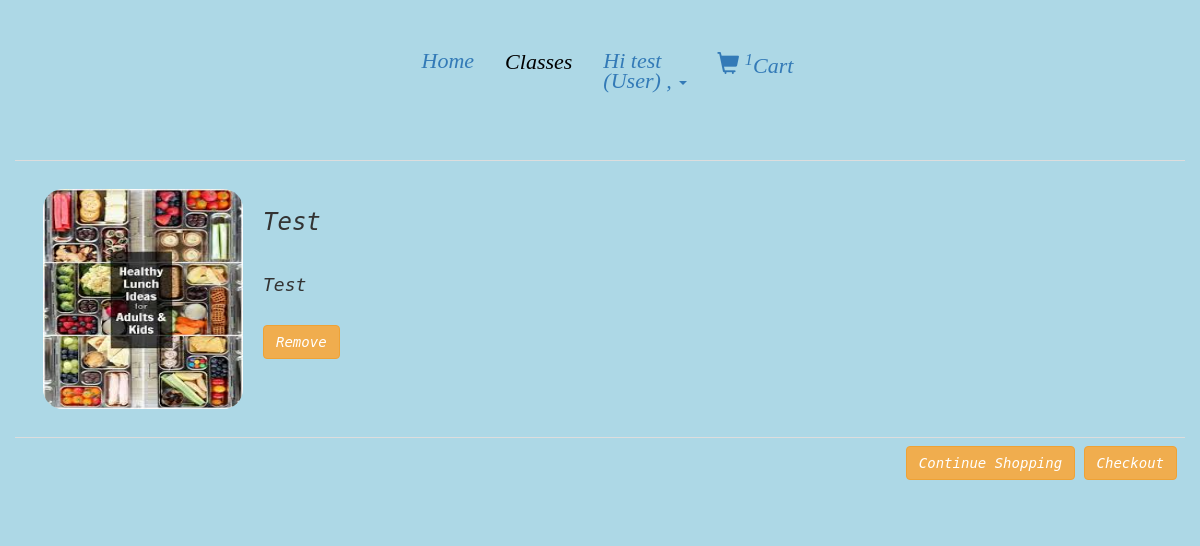
Screenshot of /User/order-summary/ (signed in) with the database file from the repository.
### User/models.py (models this page shows)
class User(AbstractUser):
    cell_phone = models.CharField(max_length=50, default=' ', null=True, blank=True)
    user_type = models.SmallIntegerField(choices=USER_TYPE, null=False, default=1)
    address1 = models.CharField(blank=True, default=' ', max_length=50, null=True)
    address2 = models.CharField(blank=True, default=' ', max_length=50, null=True)
    city = models.CharField(blank=True, default=' ', max_length=50, null=True)
    state = models.CharField(blank=True, default=' ', max_length=2, null=True)
    zipcode = models.CharField(blank=True, default=' ', max_length=5, null=True)

### Cart/models.py (models this page shows, shortened)
class Cart(models.Model):
    ref_code = models.CharField(max_length=15)
    user = models.ForeignKey(User, on_delete=models.CASCADE)
    is_ordered = models.BooleanField(default=False)
    items = models.ManyToManyField(CartItem)
    date_ordered = models.DateTimeField(auto_now=True)
    def get_cart_items(self):
        return self.items.all()

class CartItem(models.Model):
    classes = models.OneToOneField(Inclass, on_delete=models.CASCADE, null=True)
    date_added = models.DateTimeField(auto_now=True)

### Hobbies/models.py (models this page shows, shortened)
class Inclass(models.Model):
    class_name = models.CharField(max_length=50)
    short_description = models.CharField(max_length=400)
    description = models.TextField()
    image = models.ImageField(upload_to="User/images", null=True)
    created_date = models.DateTimeField(
        default=timezone.now)
    updated_date = models.DateTimeField(auto_now_add=True)

### User/views.py (the view)
@login_required()
def order_details(request, **kwargs):
    existing_order = get_user_pending_order(request)
    context = {
        'order': existing_order
    }
    return render(request, 'order_summary.html', context)

### User/views.py (called while the page is built)
def get_user_pending_order(request):
    user_profile = User.objects.filter(username=request.user.username).first()
    order = Cart.objects.filter(user=user_profile, is_ordered=False)
    if order.exists():
        return order[0]
    return 0

### templates/order_summary.html (shortened to what this page needs)
<!DOCTYPE html>
<html lang="en">
{% extends 'base.html' %}
{% load static %}
        {% block content %}
        <br>
        <br>
        <section>
            <div class="row">
                <table class="table table-unbordered table-hover">
                    {% for item in order.get_cart_items %}
                        <tr>
                            <td>
                                <img src = "{{item.classes.image.url}}" id="inclasspics" alt={{ item.classes.class_name }}/>
                                <br>
                                <h3>
                                    {{ item.classes.class_name }}
                                </h3>
                                <br>
                                <h4>
                                    {{ item.classes.short_description }}
                                </h4>
                                <br>
                                <form action="{% url 'delete_item' item.id %}" method="post">
                                    <input onclick="return confirm('Do you want to remove this item from cart?')" class="btn btn-warning" type="submit" value="Remove">
                                </form>
                                <br>
                            </td>
                        </tr>
                    {% empty %}
                        <tr>
                            <td colspan= 3> You have not added any items yet.</td>
                        </tr>
                    {% endfor %}
                    <tr>
                        <td colspan=1 >
                            <p class="text-right">
                                <a href="{% url 'hobby_list' %}" class="btn btn-warning">
                                    Continue Shopping
                                </a>
                                {% if order.get_cart_items %}
                                <a href="{% url 'order_checkout' %}" class="btn btn-warning">
                                    Checkout
                                </a>
                                {% endif %}
                            </p>
                        </td>
                    </tr>
                </table>
            </div>
        </section>
        {% endblock %}

### templates/base.html (shortened to what this page needs)
<!doctype html>
<html lang="en">
{% load static %}
  <head>
    <link rel="stylesheet" href="https://maxcdn.bootstrapcdn.com/bootstrap/3.3.7/css/bootstrap.min.css">
      <link rel="stylesheet" href="{% static "Hobbies/CSS/mpsmain.css" %}">
  </head>
  <body>
  <div class="navbar ">
        <div class="collapse navbar-collapse" id="myNavbar">
            <ul class="nav navbar-nav">
              <li><a href="{% url 'home' %}" class="active" >Home</a></li>
                <li><div class="dropdown">
                    <button class="dropbtn">
                        <a href="{% url 'classes' %}"><span class="word_style">Classes</span></a>
                    </button>
                    </div>
                </li>
           </ul>
            <ul class="nav navbar-nav navbar-right">
                     {% if user.is_authenticated %}
                        <li class="nav-item">
                      <a class=" " href="#" id="userMenu"\
                      data-toggle="dropdown" aria-haspopup="true" aria-expanded\
                      ="false">
                       Hi {{ user.username }} <br> {% if user.user_type == 2 %} (Instructor) {%  else %} (User) {% endif %}, <span class="caret"></span>
                      </a>
                    </li>
                    {%  else %}
                    <li><a href="{% url 'signup' %}" >Signup</a></li>
                    <li><a href="{% url 'login' %}"><span class="glyphicon glyphicon-log-in" style="height: 50%"></span> Login</a></li>
                    {% endif %}
                    <li><a href="{% url 'order_summary' %}"><span class="glyphicon glyphicon-shopping-cart"></span> <sup>{{ user.cart_set.all.first.items.all|length }}</sup>Cart</a> </li>
            </ul>
        </div>
  </div>
    <div class="container">
      {% block content %}
      {% endblock content %}
    </div>
  </body>
<footer class="footer mt-auto py-3">
</footer>
</html>

### Hobbies/static/Hobbies/CSS/mpsmain.css (style rules this page uses)
body { font-family: "monospace", sans-serif; background: rgb(214, 174, 214); font-style: italic; display: flex; flex-direction: column; align-items: center; background-image: url('/User/media/user/images/Hobby.jpg'); background-repeat: no-repeat; }
.navbar { margin-bottom: 0; border-radius: 0; height: 120px; font-family: 'SansSerif'; font-size: 22px; background-image: linear-gradient(darkred); }
.footer, footer > p { color: red; padding: 15px; position: static; left: 0; bottom: 0; width: 100%; height: 20px; text-align: center; }
#myNavbar, #myCarousel { padding-top: 35px; }
.dropdown .dropbtn { font-size: 18px; border: none; outline: none; color: grey; padding: 10px 16px; background-color: inherit; font-family: inherit; margin: 0; }
.word_style { color : black; font-family: inherit; font-size : 22px; }
#inclasspics { float:left; width:200px; height:220px; margin:20px; border-radius: 20px; }

### templates/base.html (style rules this page uses)
body { background-color: lightblue; }

### rows the page displays
User: username "test", cart_set.all.first.items.all|length "1"
CartItem: classes.image (picture), classes.class_name "Test", classes.short_description "Test"
